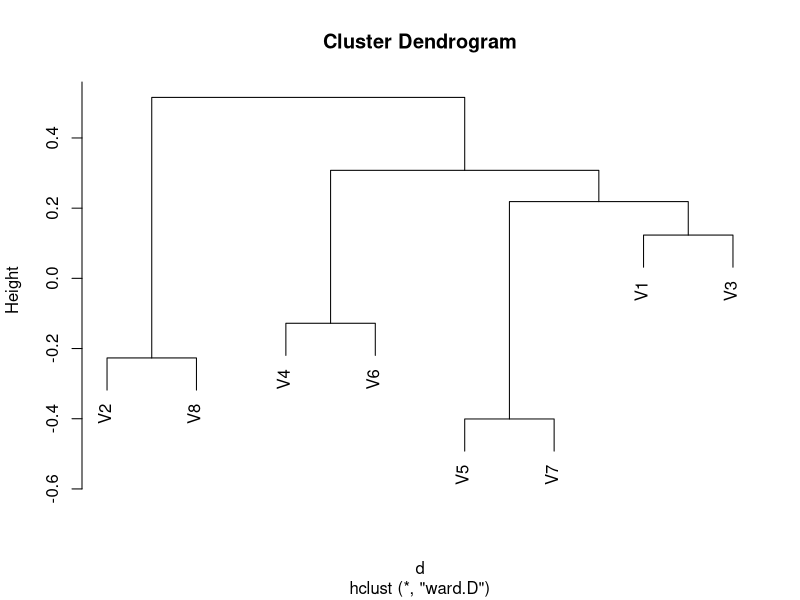

Source code (R):
setwd("/home/renansantos/Área de Trabalho/Experimentos")

solutions <- read.csv('new_solutions.csv',header = FALSE, sep=",")
c <- cor(solutions, method = "kendall")
d <- as.dist(c, diag = FALSE)
        
plot(hclust(d, method="ward"))